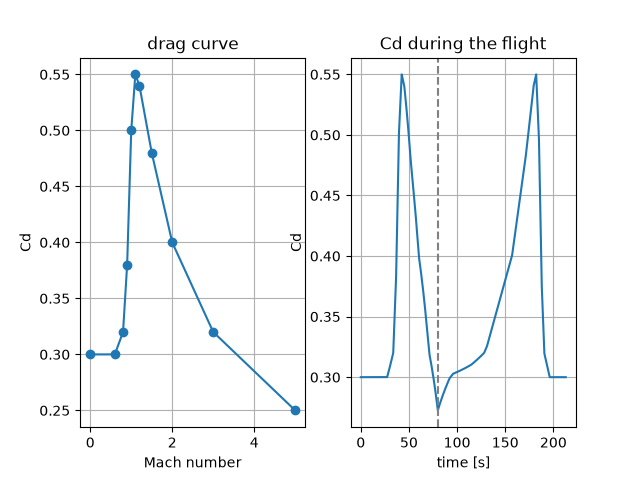

Python code for this plot:
# Step 3.5f: Cd changes with Mach -- the real "drag curve"
# Same flight as Step 3.5e. NEW: Cd is no longer fixed at 0.5; we read it from a table of Cd vs Mach.

import math
import numpy as np
import matplotlib.pyplot as plt
from atmosphere import us_standard_atmosphere, speed_of_sound

g = 9.82              # gravity [m/s^2]  (kept constant for now)
dt = 0.01             # time step [s]

# ---- the rocket (same as Step 3.5e) ----
dry_mass = 200.0      # empty rocket [kg]
fuel = 800.0          # fuel [kg]
mdot = 10.0           # burn rate [kg/s]
ve = 1500.0           # exhaust speed [m/s]
thrust = mdot * ve    # 15000 N

radius = 0.25                 # [m]
A = math.pi * radius**2       # front area [m^2]

# NEW: the drag curve -- Cd at a few Mach numbers (typical slender rocket; real ones come from wind tunnels / CFD)
MACH_TABLE = [0.0,  0.6,  0.8,  0.9,  1.0,  1.1,  1.2,  1.5,  2.0,  3.0,  5.0]
CD_TABLE   = [0.30, 0.30, 0.32, 0.38, 0.50, 0.55, 0.54, 0.48, 0.40, 0.32, 0.25]

# ---- start on the pad ----
h = 0.0
v = 0.0
t = 0.0
m = dry_mass + fuel

ts, qs, machs, cds = [], [], [], []

# ---- PHASE 1: engine ON ----
burn_time = fuel / mdot
for i in range(round(burn_time / dt)):
    T, P, rho = us_standard_atmosphere(h)
    mach = v / speed_of_sound(T)
    Cd = np.interp(mach, MACH_TABLE, CD_TABLE)    # NEW: look up Cd for this Mach (straight line between table points)
    q = 0.5 * rho * v**2
    drag = q * Cd * A
    ts.append(t)
    qs.append(q / 1000)
    machs.append(mach)
    cds.append(Cd)
    a = (thrust - m * g - drag) / m
    v = v + a * dt
    h = h + v * dt
    m = m - mdot * dt
    t = t + dt

# ---- PHASE 2: engine OFF ----
while v > 0:
    T, P, rho = us_standard_atmosphere(h)
    mach = v / speed_of_sound(T)
    Cd = np.interp(mach, MACH_TABLE, CD_TABLE)
    q = 0.5 * rho * v**2
    drag = q * Cd * A
    ts.append(t)
    qs.append(q / 1000)
    machs.append(mach)
    cds.append(Cd)
    a = (- m * g - drag) / m
    v = v + a * dt
    h = h + v * dt
    t = t + dt

k = qs.index(max(qs))
print("MAX Q =", round(qs[k], 1), "kPa at t =", round(ts[k]), "s,  Mach =", round(machs[k], 2), ", Cd =", round(cds[k], 2))
print("TOP OF FLIGHT at t =", round(t), "s:  height =", round(h / 1000, 1), "km")

# ---- PLOT: left = the drag curve (table), right = Cd during the flight ----
plt.subplot(1, 2, 1)
plt.plot(MACH_TABLE, CD_TABLE, "o-")       # dots = table points, lines = what np.interp uses in between
plt.xlabel("Mach number")
plt.ylabel("Cd")
plt.title("drag curve")
plt.grid()

plt.subplot(1, 2, 2)
plt.plot(ts, cds)
plt.axvline(burn_time, color="gray", linestyle="--")
plt.xlabel("time [s]")
plt.ylabel("Cd")
plt.title("Cd during the flight")
plt.grid()

plt.savefig("step3_5f_cd_mach.png")
plt.show()
